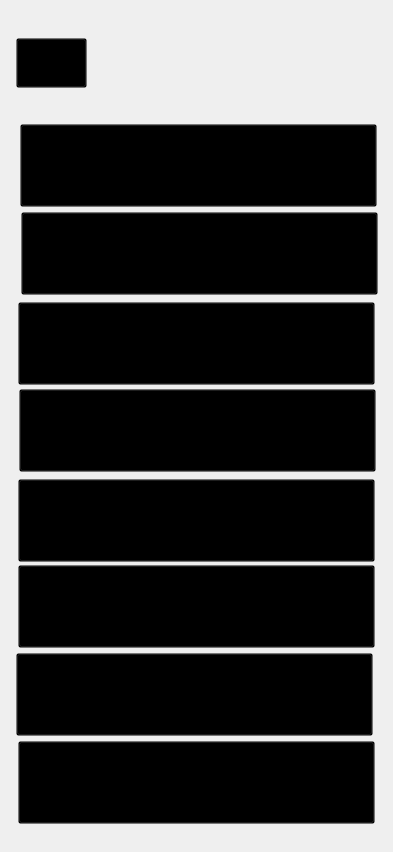
<?xml version="1.0" encoding="UTF-8"?>
<ui version="4.0">
 <class>MainWindow</class>
 <widget class="QMainWindow" name="MainWindow">
  <property name="geometry">
   <rect>
    <x>0</x>
    <y>0</y>
    <width>393</width>
    <height>852</height>
   </rect>
  </property>
  <property name="minimumSize">
   <size>
    <width>393</width>
    <height>852</height>
   </size>
  </property>
  <property name="maximumSize">
   <size>
    <width>393</width>
    <height>852</height>
   </size>
  </property>
  <property name="windowTitle">
   <string>MainWindow</string>
  </property>
  <widget class="QWidget" name="centralwidget">
   <widget class="QStackedWidget" name="stackedWidget">
    <property name="geometry">
     <rect>
      <x>-1</x>
      <y>0</y>
      <width>399</width>
      <height>862</height>
     </rect>
    </property>
    <property name="styleSheet">
     <string notr="true">
</string>
    </property>
    <property name="currentIndex">
     <number>0</number>
    </property>
    <widget class="QWidget" name="page">
     <property name="styleSheet">
      <string notr="true"/>
     </property>
     <widget class="QLabel" name="label_2">
      <property name="geometry">
       <rect>
        <x>0</x>
        <y>0</y>
        <width>396</width>
        <height>852</height>
       </rect>
      </property>
      <property name="styleSheet">
       <string notr="true">border-image: url(:/bg1/Feature Page.png);
background:none;
background-color:transparent;</string>
      </property>
      <property name="text">
       <string/>
      </property>
     </widget>
     <widget class="QPushButton" name="pushButton">
      <property name="geometry">
       <rect>
        <x>21</x>
        <y>124</y>
        <width>357</width>
        <height>83</height>
       </rect>
      </property>
      <property name="styleSheet">
       <string notr="true">
background:none;
background-color:transparent;</string>
      </property>
      <property name="text">
       <string/>
      </property>
     </widget>
     <widget class="QPushButton" name="pushButton_2">
      <property name="geometry">
       <rect>
        <x>22</x>
        <y>212</y>
        <width>357</width>
        <height>83</height>
       </rect>
      </property>
      <property name="styleSheet">
       <string notr="true">
background:none;
background-color:transparent;</string>
      </property>
      <property name="text">
       <string/>
      </property>
     </widget>
     <widget class="QPushButton" name="pushButton_3">
      <property name="geometry">
       <rect>
        <x>19</x>
        <y>302</y>
        <width>357</width>
        <height>83</height>
       </rect>
      </property>
      <property name="styleSheet">
       <string notr="true">
background:none;
background-color:transparent;</string>
      </property>
      <property name="text">
       <string/>
      </property>
     </widget>
     <widget class="QPushButton" name="pushButton_4">
      <property name="geometry">
       <rect>
        <x>20</x>
        <y>389</y>
        <width>357</width>
        <height>83</height>
       </rect>
      </property>
      <property name="styleSheet">
       <string notr="true">
background:none;
background-color:transparent;</string>
      </property>
      <property name="text">
       <string/>
      </property>
     </widget>
     <widget class="QPushButton" name="pushButton_5">
      <property name="geometry">
       <rect>
        <x>19</x>
        <y>479</y>
        <width>357</width>
        <height>83</height>
       </rect>
      </property>
      <property name="styleSheet">
       <string notr="true">
background:none;
background-color:transparent;</string>
      </property>
      <property name="text">
       <string/>
      </property>
     </widget>
     <widget class="QPushButton" name="pushButton_6">
      <property name="geometry">
       <rect>
        <x>19</x>
        <y>565</y>
        <width>357</width>
        <height>83</height>
       </rect>
      </property>
      <property name="styleSheet">
       <string notr="true">
background:none;
background-color:transparent;</string>
      </property>
      <property name="text">
       <string/>
      </property>
     </widget>
     <widget class="QPushButton" name="pushButton_7">
      <property name="geometry">
       <rect>
        <x>17</x>
        <y>653</y>
        <width>357</width>
        <height>83</height>
       </rect>
      </property>
      <property name="styleSheet">
       <string notr="true">
background:none;
background-color:transparent;</string>
      </property>
      <property name="text">
       <string/>
      </property>
     </widget>
     <widget class="QPushButton" name="pushButton_8">
      <property name="geometry">
       <rect>
        <x>19</x>
        <y>741</y>
        <width>357</width>
        <height>83</height>
       </rect>
      </property>
      <property name="styleSheet">
       <string notr="true">
background:none;
background-color:transparent;</string>
      </property>
      <property name="text">
       <string/>
      </property>
     </widget>
     <widget class="QPushButton" name="backButton2">
      <property name="geometry">
       <rect>
        <x>17</x>
        <y>38</y>
        <width>71</width>
        <height>50</height>
       </rect>
      </property>
      <property name="styleSheet">
       <string notr="true">
background:none;
background-color:transparent;</string>
      </property>
      <property name="text">
       <string/>
      </property>
     </widget>
    </widget>
    <widget class="QWidget" name="page_2">
     <property name="styleSheet">
      <string notr="true"/>
     </property>
     <widget class="QLabel" name="label_9">
      <property name="geometry">
       <rect>
        <x>0</x>
        <y>0</y>
        <width>396</width>
        <height>852</height>
       </rect>
      </property>
      <property name="styleSheet">
       <string notr="true">border-image: url(:/bg1/Feature Page-1.png);
background:none;
background-color:transparent;</string>
      </property>
      <property name="text">
       <string/>
      </property>
     </widget>
     <widget class="QPushButton" name="pushButton_9">
      <property name="geometry">
       <rect>
        <x>14</x>
        <y>36</y>
        <width>71</width>
        <height>50</height>
       </rect>
      </property>
      <property name="styleSheet">
       <string notr="true">
background:none;
background-color:transparent;</string>
      </property>
      <property name="text">
       <string/>
      </property>
     </widget>
    </widget>
    <widget class="QWidget" name="page_3">
     <property name="styleSheet">
      <string notr="true"/>
     </property>
     <widget class="QLabel" name="label_10">
      <property name="geometry">
       <rect>
        <x>0</x>
        <y>0</y>
        <width>396</width>
        <height>852</height>
       </rect>
      </property>
      <property name="styleSheet">
       <string notr="true">border-image: url(:/bg1/Feature Page-2.png);
background:none;
background-color:transparent;</string>
      </property>
      <property name="text">
       <string/>
      </property>
     </widget>
     <widget class="QPushButton" name="pushButton_10">
      <property name="geometry">
       <rect>
        <x>16</x>
        <y>38</y>
        <width>71</width>
        <height>50</height>
       </rect>
      </property>
      <property name="styleSheet">
       <string notr="true">
background:none;
background-color:transparent;</string>
      </property>
      <property name="text">
       <string/>
      </property>
     </widget>
    </widget>
    <widget class="QWidget" name="page_4">
     <property name="styleSheet">
      <string notr="true"/>
     </property>
     <widget class="QLabel" name="label_3">
      <property name="geometry">
       <rect>
        <x>0</x>
        <y>0</y>
        <width>396</width>
        <height>852</height>
       </rect>
      </property>
      <property name="styleSheet">
       <string notr="true">
background:none;
background-color:transparent;
border-image: url(:/bg1/Feature Page-3.png);</string>
      </property>
      <property name="text">
       <string/>
      </property>
     </widget>
     <widget class="QPushButton" name="pushButton_11">
      <property name="geometry">
       <rect>
        <x>17</x>
        <y>37</y>
        <width>71</width>
        <height>50</height>
       </rect>
      </property>
      <property name="styleSheet">
       <string notr="true">
background:none;
background-color:transparent;</string>
      </property>
      <property name="text">
       <string/>
      </property>
     </widget>
    </widget>
    <widget class="QWidget" name="page_7">
     <property name="styleSheet">
      <string notr="true"/>
     </property>
     <widget class="QLabel" name="label_6">
      <property name="geometry">
       <rect>
        <x>0</x>
        <y>0</y>
        <width>396</width>
        <height>852</height>
       </rect>
      </property>
      <property name="styleSheet">
       <string notr="true">
background:none;
background-color:transparent;
border-image: url(:/bg1/Feature Page-6.png);</string>
      </property>
      <property name="text">
       <string/>
      </property>
     </widget>
     <widget class="QPushButton" name="pushButton_12">
      <property name="geometry">
       <rect>
        <x>14</x>
        <y>39</y>
        <width>71</width>
        <height>50</height>
       </rect>
      </property>
      <property name="styleSheet">
       <string notr="true">
background:none;
background-color:transparent;</string>
      </property>
      <property name="text">
       <string/>
      </property>
     </widget>
    </widget>
    <widget class="QWidget" name="page_8">
     <property name="styleSheet">
      <string notr="true"/>
     </property>
     <widget class="QLabel" name="label_7">
      <property name="geometry">
       <rect>
        <x>0</x>
        <y>0</y>
        <width>396</width>
        <height>852</height>
       </rect>
      </property>
      <property name="styleSheet">
       <string notr="true">
background:none;
background-color:transparent;
border-image: url(:/bg1/Feature Page-7.png);</string>
      </property>
      <property name="text">
       <string/>
      </property>
     </widget>
     <widget class="QPushButton" name="pushButton_13">
      <property name="geometry">
       <rect>
        <x>16</x>
        <y>43</y>
        <width>71</width>
        <height>50</height>
       </rect>
      </property>
      <property name="styleSheet">
       <string notr="true">
background:none;
background-color:transparent;</string>
      </property>
      <property name="text">
       <string/>
      </property>
     </widget>
    </widget>
    <widget class="QWidget" name="page_9">
     <property name="styleSheet">
      <string notr="true"/>
     </property>
     <widget class="QLabel" name="label_8">
      <property name="geometry">
       <rect>
        <x>0</x>
        <y>0</y>
        <width>396</width>
        <height>852</height>
       </rect>
      </property>
      <property name="styleSheet">
       <string notr="true">
background:none;
background-color:transparent;
border-image: url(:/bg1/Feature Page-8.png);</string>
      </property>
      <property name="text">
       <string/>
      </property>
     </widget>
     <widget class="QPushButton" name="pushButton_14">
      <property name="geometry">
       <rect>
        <x>17</x>
        <y>39</y>
        <width>71</width>
        <height>50</height>
       </rect>
      </property>
      <property name="styleSheet">
       <string notr="true">
background:none;
background-color:transparent;</string>
      </property>
      <property name="text">
       <string/>
      </property>
     </widget>
    </widget>
    <widget class="QWidget" name="page_6">
     <property name="styleSheet">
      <string notr="true"/>
     </property>
     <widget class="QLabel" name="label_5">
      <property name="geometry">
       <rect>
        <x>0</x>
        <y>0</y>
        <width>396</width>
        <height>852</height>
       </rect>
      </property>
      <property name="styleSheet">
       <string notr="true">
background:none;
background-color:transparent;
border-image: url(:/bg1/Feature Page-5.png);</string>
      </property>
      <property name="text">
       <string/>
      </property>
     </widget>
     <widget class="QPushButton" name="pushButton_15">
      <property name="geometry">
       <rect>
        <x>18</x>
        <y>36</y>
        <width>71</width>
        <height>50</height>
       </rect>
      </property>
      <property name="styleSheet">
       <string notr="true">
background:none;
background-color:transparent;</string>
      </property>
      <property name="text">
       <string/>
      </property>
     </widget>
    </widget>
    <widget class="QWidget" name="page_5">
     <property name="styleSheet">
      <string notr="true"/>
     </property>
     <widget class="QLabel" name="label_4">
      <property name="geometry">
       <rect>
        <x>0</x>
        <y>0</y>
        <width>396</width>
        <height>852</height>
       </rect>
      </property>
      <property name="styleSheet">
       <string notr="true">
background:none;
background-color:transparent;
border-image: url(:/bg1/Feature Page-4.png);</string>
      </property>
      <property name="text">
       <string/>
      </property>
     </widget>
     <widget class="QPushButton" name="pushButton_16">
      <property name="geometry">
       <rect>
        <x>17</x>
        <y>40</y>
        <width>71</width>
        <height>50</height>
       </rect>
      </property>
      <property name="styleSheet">
       <string notr="true">
background:none;
background-color:transparent;</string>
      </property>
      <property name="text">
       <string/>
      </property>
     </widget>
    </widget>
   </widget>
  </widget>
 </widget>
 <resources>
  <include location="assets/caloriesrc.qrc"/>
 </resources>
 <connections/>
</ui>
